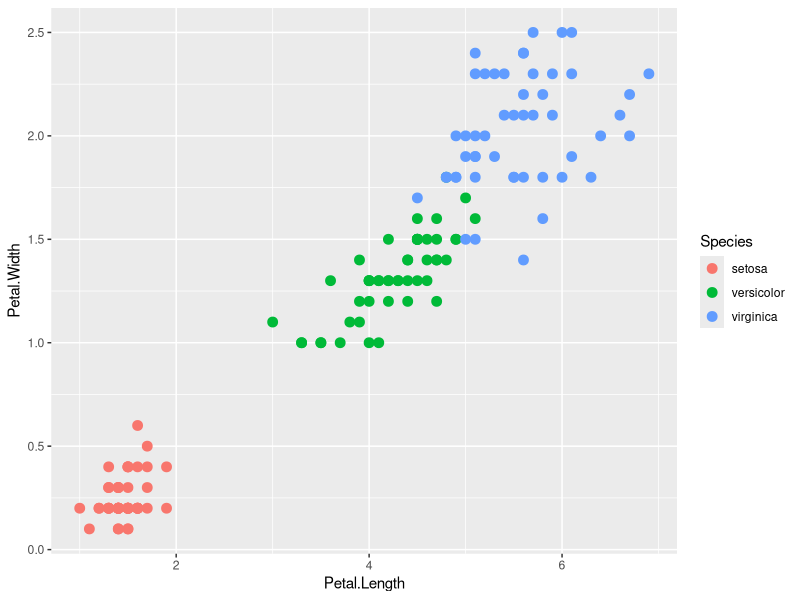
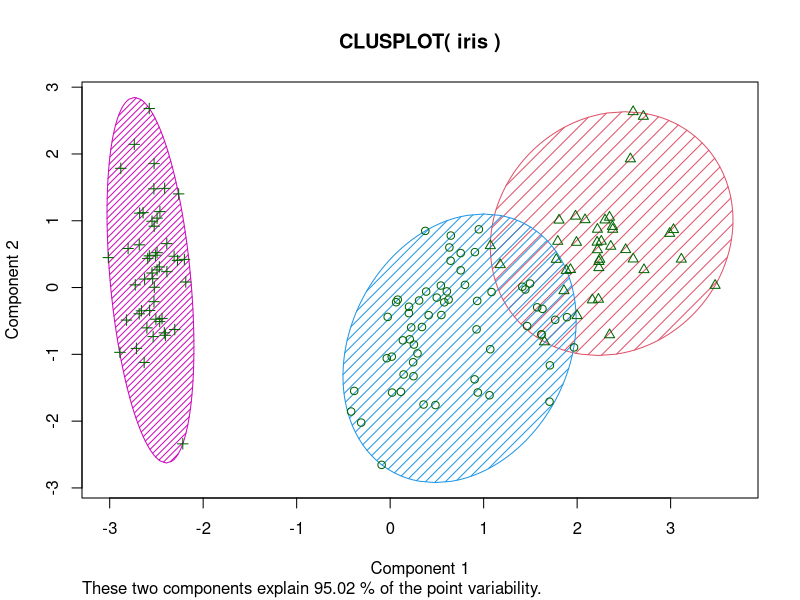

These figures' R source, in order:

# Exercícios - Capítulo 12

# Obs: Caso tenha problemas com a acentuação, consulte este link:
# https://support.rstudio.com/hc/en-us/articles/200532197-Character-Encoding

# Configurando o diretório de trabalho
# Coloque entre aspas o diretório de trabalho que você está usando no seu computador
# Não use diretórios com espaço no nome

setwd("D:/BigDataAnalytics/Capitulo12/Exercicios")
getwd()

# Usaremos o dataset iris neste exemplo
# O dataset iris possui observações de 3 especies de flores (Iris setosa, Iris virginica e Iris versicolor)
# Para cada flor, 4 medidas sao usadas: 
# comprimento (length) e largura (width) do caule (sepal) e comprimento e largura da petala (petal)

library(datasets)
View(iris)

# Análise exploratoria de dados com ggplot2

install.packages("ggplot2")
library(ggplot2)

# Veja que os dados claramente possui grupos com caracteristcas similares

ggplot(iris, aes(Petal.Length, Petal.Width, color = Species)) + geom_point(size = 3)

# Agora usarmeos o K-Means para tentar agrupar os dados em clusters

help(kmeans)

# Exercício 01 - Usando a função kmeans(), 
# crie um modelo de clustering (aprendizagem não supervisionada). 
# Use a documentação, para fazer sua pesquisa.
# Neste caso, ja sabemos quantos grupos (clusters) existem em nossos dados (3)
# Perceba que o dataset iris possui 5 colunas, mas estamos usando as 4 primeiras

iris_kmeans <- kmeans(iris[ , 1:4], centers = 3, nstart = 21)
iris_kmeans

# Obtendo informação sobre os clusters
# Foram criados 3 clusters: cluster 1, 2 e 3
# Perceba que apesar o algoritmo ter feito a divisão dos dados em clusters, 
# houve problema em dividir alguns dos dados, que apesar de terem caracteristicas 
# diferentes, ficaram no mesmo cluster

table(iris_kmeans$cluster, iris$Species)
iris_kmeans

# Visualizando os clusters

install.packages("cluster")
library(cluster)

# Plot

help(clusplot)

clusplot(iris, iris_kmeans$cluster, color = TRUE, shade = TRUE, labels = 0, lines = 0, )
